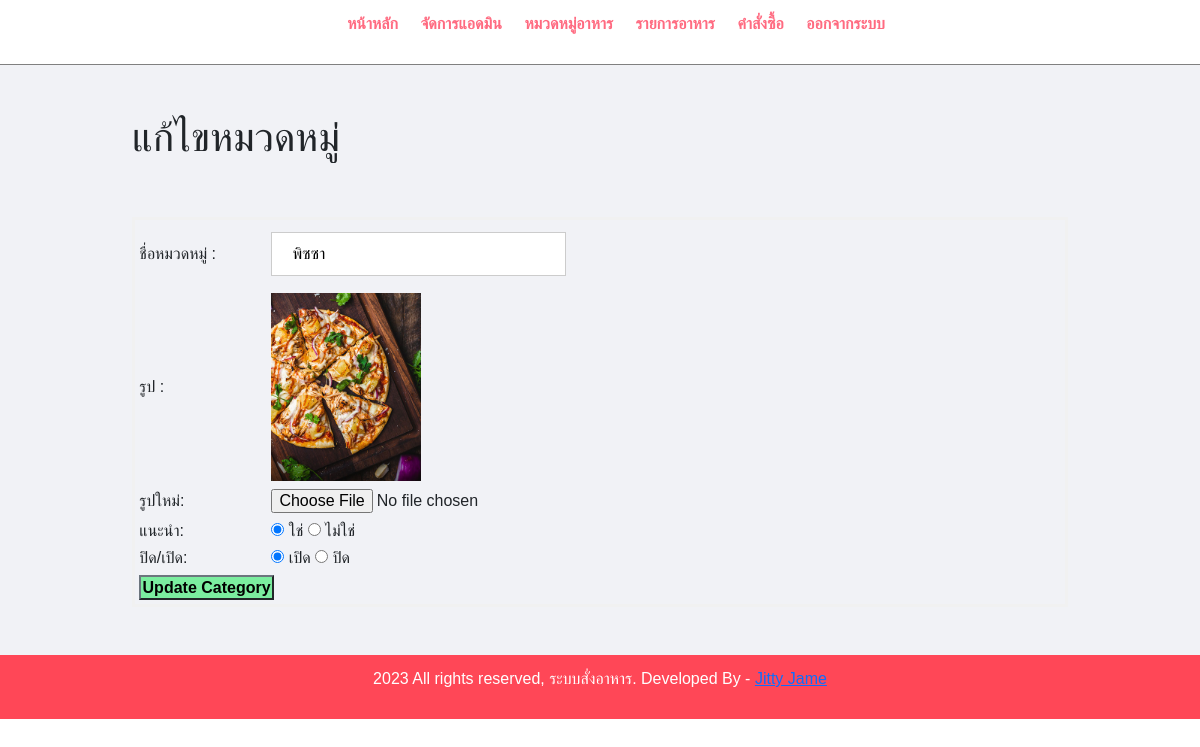
The page /admin/update-category.php?id=4 (signed in) on the database its author committed.
### tables this page shows
CREATE TABLE `tbl_category` (
  `id` int(10) UNSIGNED NOT NULL,
  `title` varchar(100) NOT NULL,
  `image_name` varchar(255) NOT NULL,
  `featured` varchar(10) NOT NULL,
  `active` varchar(10) NOT NULL
);

### admin/update-category.php (the view, shortened to what this page needs)
<?php include('partials/menu.php'); ?>
<div class="main-content">
    <div class="wrapper">
        <h1>แก้ไขหมวดหมู่</h1>
        <br><br>
        <?php
            if(isset($_GET['id']))
            {
                $id = $_GET['id'];
                $sql = "SELECT * FROM tbl_category WHERE id=$id";
                $res = mysqli_query($conn, $sql);
                $count = mysqli_num_rows($res);
                if($count==1)
                {
                    $row = mysqli_fetch_assoc($res);
                    $title = $row['title'];
                    $current_image = $row['image_name'];
                    $featured = $row['featured'];
                    $active = $row['active'];
                }
                else
                {
                    $_SESSION['no-category-found'] = "<div class='error'>Category not Found.</div>";
                    header('location:'.SITEURL.'admin/manage-category.php');
                }
            }
            else
            {
                header('location:'.SITEURL.'admin/manage-category.php');
            }
        ?>
        <form action="" method="POST" enctype="multipart/form-data">
            <table class="tbl-30">
                <tr>
                    <td>ชื่อหมวดหมู่ : </td>
                    <td>
                        <input type="text" name="title" value="<?php echo $title; ?>">
                    </td>
                </tr>
                <tr>
                    <td>รูป : </td>
                    <td>
                        <?php
                            if($current_image != "")
                            {
                                ?>
                                <img src="<?php echo SITEURL; ?>images/category/<?php echo $current_image; ?>" width="150px">
                                <?php
                            }
                            else
                            {
                                echo "<div class='error'>Image Not Added.</div>";
                            }
                        ?>
                    </td>
                </tr>
                <tr>
                    <td>รูปใหม่: </td>
                    <td>
                        <input type="file" name="image">
                    </td>
                </tr>
                <tr>
                    <td>แนะนำ: </td>
                    <td>
                        <input <?php if($featured=="Yes"){echo "checked";} ?> type="radio" name="featured" value="Yes"> ใช่
                        <input <?php if($featured=="No"){echo "checked";} ?> type="radio" name="featured" value="No"> ไม่ใช่
                    </td>
                </tr>
                <tr>
                    <td>ปิด/เปิด: </td>
                    <td>
                        <input <?php if($active=="Yes"){echo "checked";} ?> type="radio" name="active" value="Yes"> เปิด
                        <input <?php if($active=="No"){echo "checked";} ?> type="radio" name="active" value="No"> ปิด
                    </td>
                </tr>
                <tr>
                    <td>
                        <input type="submit" name="submit" value="Update Category" class="btn-secondary">
                    </td>
                </tr>
            </table>
        </form>
    </div>
</div>
<?php include('partials/footer.php'); ?>

### css/admin.css (style rules this page uses)
* { margin: 0; padding: 0; font-family: Arial, Helvetica, sans-serif; }
.wrapper { padding: 1%; width: 80%; margin: 0 auto; }
.tbl-30 { width: 30%; }
table tr td { padding: 1%; }
.btn-secondary { background-color: #7bed9f; padding: 1%; color: black; text-decoration: none; font-weight: bold; }
.main-content { background-color: #f1f2f6; padding: 3% 0; }

### admin/partials/menu.php (style rules this page uses)
form { border: 3px solid #f1f1f1; }
input[type=text],[type=number],[type=text], input[type=password] { width: 100%; padding: 12px 20px; margin: 8px 0; display: inline-block; border: 1px solid #ccc; box-sizing: border-box; }

### rows shown on the page
tbl_category: title "พิซซา", image_name (picture), featured "☑", active "☑"
